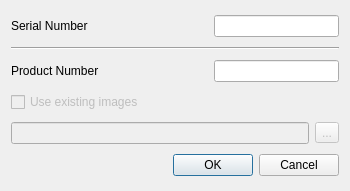
<?xml version="1.0" encoding="UTF-8"?>
<ui version="4.0">
 <class>SelectProduct</class>
 <widget class="QDialog" name="SelectProduct">
  <property name="geometry">
   <rect>
    <x>0</x>
    <y>0</y>
    <width>350</width>
    <height>191</height>
   </rect>
  </property>
  <property name="windowTitle">
   <string>Select Product</string>
  </property>
  <layout class="QGridLayout" name="gridLayout">
   <item row="0" column="0">
    <widget class="QLabel" name="sn_label">
     <property name="text">
      <string>Serial Number</string>
     </property>
    </widget>
   </item>
   <item row="0" column="2" colspan="2">
    <widget class="QLineEdit" name="sn_lineEdit"/>
   </item>
   <item row="1" column="0" colspan="4">
    <widget class="Line" name="line">
     <property name="orientation">
      <enum>Qt::Horizontal</enum>
     </property>
    </widget>
   </item>
   <item row="2" column="0">
    <widget class="QLabel" name="pn_label">
     <property name="text">
      <string>Product Number</string>
     </property>
    </widget>
   </item>
   <item row="2" column="2" colspan="2">
    <widget class="QLineEdit" name="pn_lineEdit"/>
   </item>
   <item row="3" column="0" colspan="2">
    <widget class="QCheckBox" name="useImage_checkBox">
     <property name="enabled">
      <bool>false</bool>
     </property>
     <property name="text">
      <string>Use existing images</string>
     </property>
    </widget>
   </item>
   <item row="4" column="0" colspan="3">
    <widget class="QLineEdit" name="imageLocation_lineEdit">
     <property name="enabled">
      <bool>false</bool>
     </property>
    </widget>
   </item>
   <item row="4" column="3">
    <widget class="QToolButton" name="imageLocation_toolButton">
     <property name="enabled">
      <bool>false</bool>
     </property>
     <property name="text">
      <string>...</string>
     </property>
    </widget>
   </item>
   <item row="5" column="1" colspan="3">
    <widget class="QDialogButtonBox" name="buttonBox">
     <property name="orientation">
      <enum>Qt::Horizontal</enum>
     </property>
     <property name="standardButtons">
      <set>QDialogButtonBox::Cancel|QDialogButtonBox::Ok</set>
     </property>
    </widget>
   </item>
  </layout>
 </widget>
 <resources/>
 <connections>
  <connection>
   <sender>buttonBox</sender>
   <signal>rejected()</signal>
   <receiver>SelectProduct</receiver>
   <slot>reject()</slot>
   <hints>
    <hint type="sourcelabel">
     <x>316</x>
     <y>260</y>
    </hint>
    <hint type="destinationlabel">
     <x>286</x>
     <y>274</y>
    </hint>
   </hints>
  </connection>
 </connections>
</ui>
